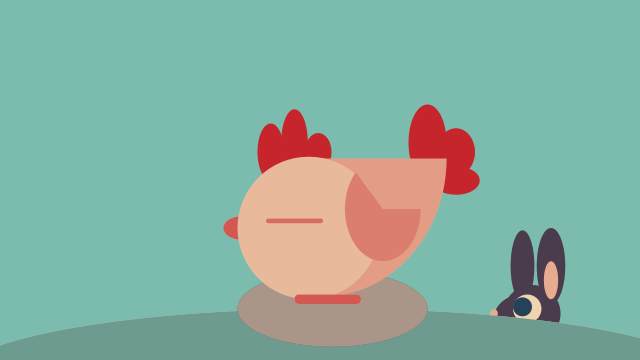
Frame 1 (no input)
Frame 60 (the mouse pressed at the canvas centre just before this capture): identical to frame 1, image omitted
Frame 120 (the mouse held since frame 60 and released just before this capture): identical to frame 1, image omitted

The Processing sketch that drew this single still picture (run headless with seeded random() and noise(); from frame 60 on, the mouse is pressed at the canvas centre):

// Processing sketch: processing_145625
// ── processing_145625.pde



void setup() {
  size(640, 360); //x, y
}

void draw() {
  background (124, 188, 174);
  
  scale(1.9*0.5);
  
  noStroke();

  //Hase, Ohren, außen
  fill(36, 67, 88); //dunkelblau
  ellipse (580, 280, 30, 80);
  fill(198, 37, 43, 60); //rot
  ellipse (580, 280, 30, 80);

  fill(36, 67, 88); //dunkelblau
  ellipse (550, 280, 25, 75);
  fill(198, 37, 43, 60); //rot
  ellipse (550, 280, 25, 75);

  //Hase, Kopf
  fill(36, 67, 88); //dunkelblau
  ellipse (560, 330, 60, 60);
  fill(198, 37, 43, 60); //rot
  ellipse (560, 330, 60, 60);

  fill(36, 67, 88); //dunkelblau
  ellipse (550, 335, 60, 50);
  fill(198, 37, 43, 60); //rot
  ellipse (550, 335, 60, 50);

  //Hase, Ohren, innen
  fill (240, 212, 175); //beige
  ellipse (580, 295, 15, 40);
  fill(198, 37, 43, 60); //rot
  ellipse (580, 295, 15, 40);

  //Hase, Auge
  fill(240, 212, 175); //beige
  ellipse (555, 325, 30, 30);
  fill(36, 67, 88); //dunkelblau
  ellipse (550, 323, 20, 20);

  //Hase, Nase
  fill (240, 212, 175); //beige
  ellipse (520, 330, 8, 9);
  fill(198, 37, 43, 60); //rot
  ellipse (520, 330, 8, 9);

  //Boden
  fill (240, 212, 175); //r, g, b, alpha //beige
  ellipse (350, 400, 800, 150); //x, y, Breite, Höhe
  fill(74, 139, 135, 200); //mittelblau
  ellipse (350, 400, 800, 150); //x, y, Breite, Höhe

  //Nest
  fill(36, 67, 88); //dunkelblau
  ellipse (350, 325, 200, 80);
  fill(198, 37, 43, 50); //rot
  ellipse (350, 325, 200, 80);
  fill(240, 212, 175, 150); //beige
  ellipse (350, 325, 200, 80);

  //Huhn, Schnabel
  fill(240, 212, 175); //beige
  ellipse (255, 240, 40, 25);
  //ellipse (154, 258, 20, 10);
  fill(198, 37, 43, 180); //rot
  ellipse (255, 240, 40, 25);
  //ellipse (154, 258, 20, 10);

  //Huhn, Kamm
  fill(198, 37, 43); //rot
  ellipse (285, 160, 28, 60);
  ellipse (310, 150, 28, 70);
  ellipse (335, 160, 28, 40);

  //Huhn, Schwanzfedern
  fill(198, 37, 43); //rot
  ellipse (450, 150, 40, 80);
  ellipse (480, 160, 40, 50);
  ellipse (480, 190, 50, 30);

  //Huhn, Körper
  fill(240, 212, 175); //beige
  arc(340, 167, 260, 290, 0, HALF_PI); //x, y, weite, höhe, start, stop
  fill(198, 37, 43, 80); //rot
  arc(340, 167, 260, 290, 0, HALF_PI);

  //Huhn, Kopf
  fill(240, 212, 175); //beige
  ellipse (325, 240, 150, 150);
  fill(198, 37, 43, 40); //rot
  ellipse (325, 240, 150, 150);

  //Huhn, Auge, geschlossen
  fill(240, 212, 175); //beige
  rect (280, 230, 60, 5, 30);
  fill(198, 37, 43, 150); //rot
  rect (280, 230, 60, 5, 30);

  //Fuß
  fill(240, 212, 175); //beige
  rect (310, 310, 70, 10, 10); //x, y, weite, höhe, runde Ecken
  fill(198, 37, 43, 180); //rot
  rect (310, 310, 70, 10, 10); //x, y, weite, höhe, runde Ecken
  
  float QUARTER_PI = PI/4;
  
  //Huhn, Flügel
  fill(240, 212, 175); //beige
  arc(403, 220, 80, 110, 0, PI+QUARTER_PI); //x, y, weite, höhe, start, stop, mode
  fill(198, 37, 43, 125); //rot
  arc(403, 220, 80, 110, 0, PI+QUARTER_PI);


}
